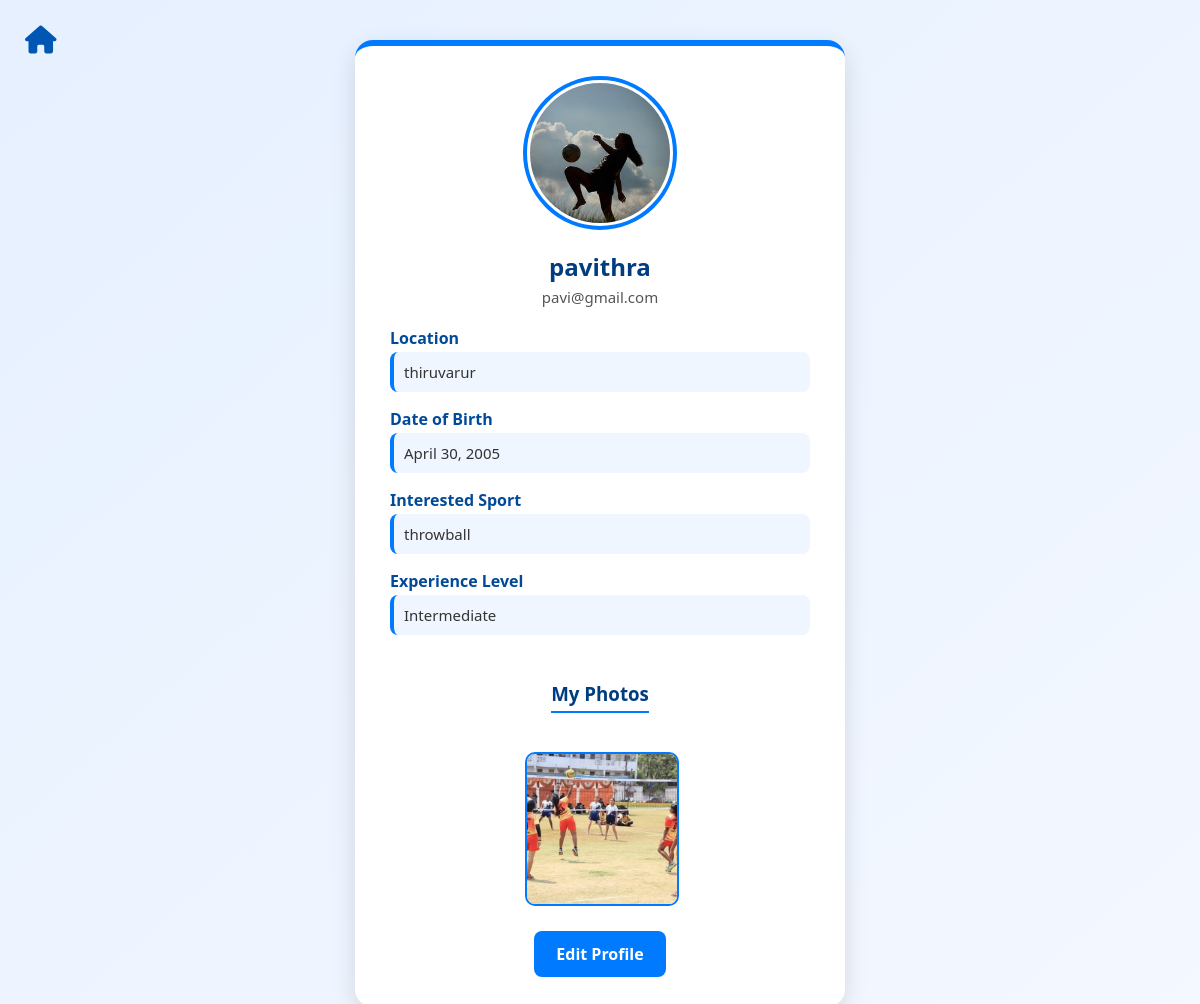
Screenshot of /profile/ (signed in) with the database file from the repository.
### main/models.py (models this page shows, shortened)
class Profile(models.Model):
    user = models.OneToOneField(User, on_delete=models.CASCADE)
    full_name = models.CharField(max_length=100)
    location = models.CharField(max_length=100)
    dob = models.DateField(null=True, blank=True)
    interested_sport = models.CharField(max_length=100)
    experience_level = models.CharField(
        max_length=20,
        choices=[
            ('Beginner', 'Beginner'),
            ('Intermediate', 'Intermediate'),
            ('Advanced', 'Advanced')
        ]
    )
    profile_picture = models.ImageField(upload_to='profile_images/', blank=True, null=True)
    extra_photos = models.ManyToManyField('ProfilePhoto', blank=True)

class ProfilePhoto(models.Model):
    image = models.ImageField(upload_to='user_photos/')
    uploaded_at = models.DateTimeField(auto_now_add=True)

### main/views.py (the view)
# urls.py: path('profile/', views.profile_view, name='profile_view'),
def profile_view(request):
    profile = Profile.objects.get(user=request.user)
    return render(request, 'main/profile.html', {'profile': profile})

### main/templates/main/profile.html (shortened to what this page needs)
<!DOCTYPE html>
<html lang="en">
<head>
    {% load static %}
    <link rel="stylesheet" href="https://cdnjs.cloudflare.com/ajax/libs/font-awesome/6.5.0/css/all.min.css">
</head>
<body>
<a href="{% url 'dashboard' %}" class="home-btn">
    <i class="fa-solid fa-house"></i>
</a>
<div class="profile-card">
    {% if profile.profile_picture %}
        <img src="{{ profile.profile_picture.url }}" class="profile-img">
    {% else %}
        <img src="{% static 'images/human_icon_profile_picture.png' %}" class="profile-img">
    {% endif %}
    <h2>{{ profile.full_name }}</h2>
    <p class="email">{{ request.user.email }}</p>
    <div class="info">
        <label>Location</label>
        <p>{{ profile.location }}</p>
        <label>Date of Birth</label>
        <p>{{ profile.dob }}</p>
        <label>Interested Sport</label>
        <p>{{ profile.interested_sport }}</p>
        <label>Experience Level</label>
        <p>{{ profile.experience_level }}</p>
    </div>
    <h3>My Photos</h3>
    <div class="photo-grid">
        {% for p in profile.extra_photos.all %}
            <div class="photo-box">
                <img src="{{ p.image.url }}" alt="Photo">
            </div>
        {% empty %}
            <p>No photos uploaded.</p>
        {% endfor %}
    </div>
    <a href="{% url 'edit_profile_view' %}" class="btn-edit">Edit Profile</a>
</div>
</body>
</html>

### main/templates/main/profile.html (style rules this page uses)
body { font-family: 'Segoe UI', sans-serif; background: linear-gradient(to bottom right, #e6f0ff, #f4f8ff); margin: 0; padding: 40px 0; }
.home-btn { position: absolute; top: 20px; left: 25px; font-size: 28px; color: #0056b3; text-decoration: none; transition: 0.3s ease; z-index: 10; }
.profile-card { width: 420px; margin: auto; background: white; padding: 30px 35px; border-radius: 18px; box-shadow: 0px 8px 25px rgba(0, 0, 0, 0.12); text-align: center; border-top: 6px solid #007bff; }
.profile-img { width: 140px; height: 140px; border-radius: 50%; object-fit: cover; border: 4px solid #007bff; padding: 3px; background: white; margin-bottom: 15px; }
h2 { margin: 0; font-size: 24px; font-weight: 600; color: #003d80; }
.email { font-size: 15px; color: #555; margin-top: 4px; margin-bottom: 20px; }
.info { text-align: left; margin-top: 10px; }
.info label { font-weight: 600; color: #004a99; display: block; margin-bottom: 3px; }
.info p { margin-top: 0; margin-bottom: 16px; padding: 10px; background: #f0f6ff; border-radius: 8px; border-left: 4px solid #007bff; font-size: 15px; color: #333; }
.btn-edit { display: inline-block; margin-top: 20px; padding: 12px 22px; background: #007bff; color: white; text-decoration: none; border-radius: 8px; font-weight: 600; transition: 0.3s ease; }
h3 { margin-top: 30px; color: #003d80; font-weight: 600; border-bottom: 2px solid #007bff; display: inline-block; padding-bottom: 5px; }
.photo-grid { margin-top: 20px; display: flex; gap: 20px; flex-wrap: wrap; justify-content: center; }
.photo-box { width: 150px; height: auto; text-align: center; }
.photo-box img { width: 150px; height: 150px; object-fit: cover; border-radius: 10px; border: 2px solid #007bff; }

### rows the page displays
Profile: profile_picture (picture), full_name "pavithra", location "thiruvarur", dob "April 30, 2005", interested_sport "throwball", experience_level "Intermediate"
ProfilePhoto: image (picture)

### other values shown
{{ request.user.email }} "pavi@gmail.com"
